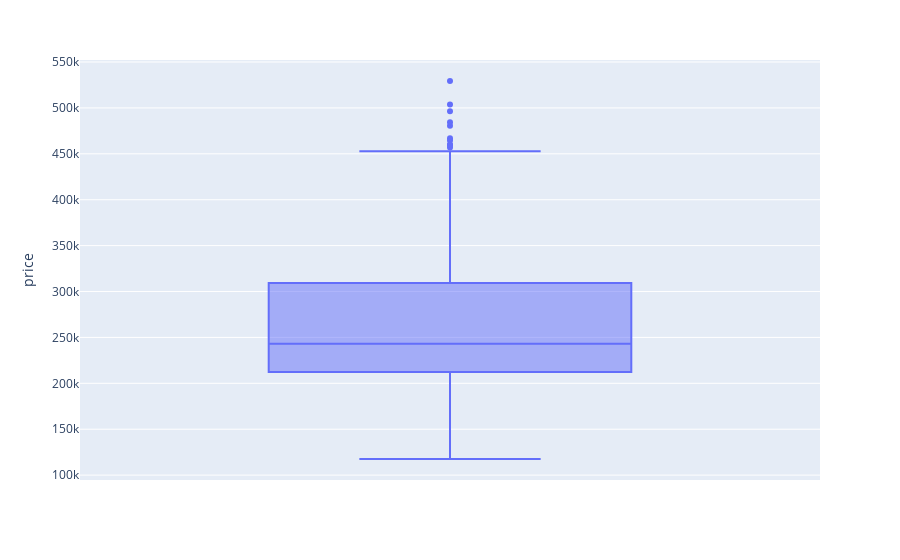

Notebook cell for this chart:
### Markdown cell above
По данному графику видно, что линии тренда стоимости недвижимости в расчёте на площадь для квартир и офисов примерно совпадают, что позволяет сделать вывод, что стоимость единицы площади для них примерно одинакова.<br>Тогда для оценки средней суммы сделки можем построить box-plot по всем наблюдениям.

### Code cell
import plotly.express as px

fig = px.box(df, y="price")
fig.show()

### Figure 1 — Plotly figure (JSON) as saved in the notebook; plotly's stock layout.template omitted (floating-point values rounded to 4 significant figures; data arrays with more than 128 entries replaced by an {"elided": "..."} marker saying what was removed)
{"data": [{"alignmentgroup": "True", "hovertemplate": "price=%{y}<extra></extra>", "legendgroup": "", "marker": {"color": "#636efa"}, "name": "", "notched": false, "offsetgroup": "", "orientation": "v", "showlegend": false, "type": "box", "x0": " ", "xaxis": "x", "y": {"elided": "195 float values"}, "y0": " ", "yaxis": "y"}], "layout": {"boxmode": "group", "legend": {"tracegroupgap": 0}, "margin": {"t": 60}, "xaxis": {"anchor": "y", "domain": [0, 1]}, "yaxis": {"anchor": "x", "domain": [0, 1], "title": {"text": "price"}}}}
